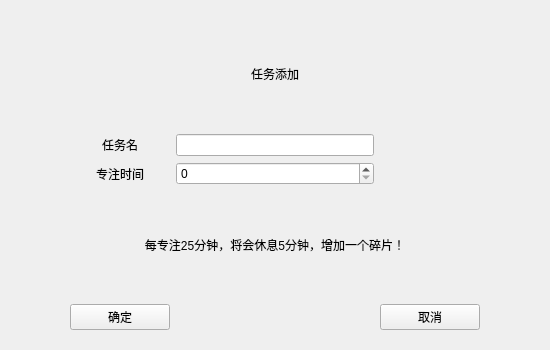
<?xml version="1.0" encoding="UTF-8"?>
<ui version="4.0">
 <class>AddNew_Widget</class>
 <widget class="QWidget" name="AddNew_Widget">
  <property name="geometry">
   <rect>
    <x>0</x>
    <y>0</y>
    <width>550</width>
    <height>350</height>
   </rect>
  </property>
  <property name="minimumSize">
   <size>
    <width>550</width>
    <height>350</height>
   </size>
  </property>
  <property name="maximumSize">
   <size>
    <width>550</width>
    <height>350</height>
   </size>
  </property>
  <property name="windowTitle">
   <string>Form</string>
  </property>
  <layout class="QHBoxLayout" name="horizontalLayout">
   <item>
    <widget class="QWidget" name="widget" native="true">
     <layout class="QGridLayout" name="gridLayout">
      <item row="0" column="3">
       <spacer name="horizontalSpacer_2">
        <property name="orientation">
         <enum>Qt::Horizontal</enum>
        </property>
        <property name="sizeType">
         <enum>QSizePolicy::Fixed</enum>
        </property>
        <property name="sizeHint" stdset="0">
         <size>
          <width>100</width>
          <height>10</height>
         </size>
        </property>
       </spacer>
      </item>
      <item row="2" column="0">
       <spacer name="horizontalSpacer_7">
        <property name="orientation">
         <enum>Qt::Horizontal</enum>
        </property>
        <property name="sizeType">
         <enum>QSizePolicy::Fixed</enum>
        </property>
        <property name="sizeHint" stdset="0">
         <size>
          <width>50</width>
          <height>20</height>
         </size>
        </property>
       </spacer>
      </item>
      <item row="4" column="3">
       <widget class="QPushButton" name="btn_AddNewCancel">
        <property name="text">
         <string>取消</string>
        </property>
       </widget>
      </item>
      <item row="2" column="2">
       <widget class="QSpinBox" name="sb_ConcentrationTime"/>
      </item>
      <item row="4" column="0">
       <spacer name="horizontalSpacer_5">
        <property name="orientation">
         <enum>Qt::Horizontal</enum>
        </property>
        <property name="sizeType">
         <enum>QSizePolicy::Fixed</enum>
        </property>
        <property name="sizeHint" stdset="0">
         <size>
          <width>50</width>
          <height>20</height>
         </size>
        </property>
       </spacer>
      </item>
      <item row="0" column="0">
       <spacer name="horizontalSpacer_8">
        <property name="orientation">
         <enum>Qt::Horizontal</enum>
        </property>
        <property name="sizeType">
         <enum>QSizePolicy::Fixed</enum>
        </property>
        <property name="sizeHint" stdset="0">
         <size>
          <width>50</width>
          <height>10</height>
         </size>
        </property>
       </spacer>
      </item>
      <item row="1" column="2">
       <widget class="QLineEdit" name="le_TaskName"/>
      </item>
      <item row="4" column="1">
       <widget class="QPushButton" name="btn_AddNewConfirm">
        <property name="text">
         <string>确定</string>
        </property>
       </widget>
      </item>
      <item row="1" column="1">
       <widget class="QLabel" name="label_3">
        <property name="text">
         <string>任务名</string>
        </property>
        <property name="alignment">
         <set>Qt::AlignCenter</set>
        </property>
       </widget>
      </item>
      <item row="2" column="1">
       <widget class="QLabel" name="label_4">
        <property name="text">
         <string>专注时间</string>
        </property>
        <property name="alignment">
         <set>Qt::AlignCenter</set>
        </property>
       </widget>
      </item>
      <item row="3" column="0">
       <spacer name="horizontalSpacer_6">
        <property name="orientation">
         <enum>Qt::Horizontal</enum>
        </property>
        <property name="sizeType">
         <enum>QSizePolicy::Fixed</enum>
        </property>
        <property name="sizeHint" stdset="0">
         <size>
          <width>50</width>
          <height>20</height>
         </size>
        </property>
       </spacer>
      </item>
      <item row="0" column="2">
       <widget class="QLabel" name="label">
        <property name="text">
         <string>任务添加</string>
        </property>
        <property name="alignment">
         <set>Qt::AlignCenter</set>
        </property>
       </widget>
      </item>
      <item row="0" column="1">
       <spacer name="horizontalSpacer">
        <property name="orientation">
         <enum>Qt::Horizontal</enum>
        </property>
        <property name="sizeType">
         <enum>QSizePolicy::Fixed</enum>
        </property>
        <property name="sizeHint" stdset="0">
         <size>
          <width>100</width>
          <height>10</height>
         </size>
        </property>
       </spacer>
      </item>
      <item row="0" column="4">
       <spacer name="horizontalSpacer_9">
        <property name="orientation">
         <enum>Qt::Horizontal</enum>
        </property>
        <property name="sizeType">
         <enum>QSizePolicy::Fixed</enum>
        </property>
        <property name="sizeHint" stdset="0">
         <size>
          <width>50</width>
          <height>10</height>
         </size>
        </property>
       </spacer>
      </item>
      <item row="1" column="4">
       <spacer name="horizontalSpacer_10">
        <property name="orientation">
         <enum>Qt::Horizontal</enum>
        </property>
        <property name="sizeType">
         <enum>QSizePolicy::Fixed</enum>
        </property>
        <property name="sizeHint" stdset="0">
         <size>
          <width>50</width>
          <height>20</height>
         </size>
        </property>
       </spacer>
      </item>
      <item row="2" column="4">
       <spacer name="horizontalSpacer_11">
        <property name="orientation">
         <enum>Qt::Horizontal</enum>
        </property>
        <property name="sizeType">
         <enum>QSizePolicy::Fixed</enum>
        </property>
        <property name="sizeHint" stdset="0">
         <size>
          <width>50</width>
          <height>20</height>
         </size>
        </property>
       </spacer>
      </item>
      <item row="1" column="0">
       <spacer name="horizontalSpacer_12">
        <property name="orientation">
         <enum>Qt::Horizontal</enum>
        </property>
        <property name="sizeType">
         <enum>QSizePolicy::Fixed</enum>
        </property>
        <property name="sizeHint" stdset="0">
         <size>
          <width>50</width>
          <height>20</height>
         </size>
        </property>
       </spacer>
      </item>
      <item row="3" column="4">
       <spacer name="horizontalSpacer_13">
        <property name="orientation">
         <enum>Qt::Horizontal</enum>
        </property>
        <property name="sizeType">
         <enum>QSizePolicy::Fixed</enum>
        </property>
        <property name="sizeHint" stdset="0">
         <size>
          <width>50</width>
          <height>20</height>
         </size>
        </property>
       </spacer>
      </item>
      <item row="4" column="4">
       <spacer name="horizontalSpacer_14">
        <property name="orientation">
         <enum>Qt::Horizontal</enum>
        </property>
        <property name="sizeType">
         <enum>QSizePolicy::Fixed</enum>
        </property>
        <property name="sizeHint" stdset="0">
         <size>
          <width>50</width>
          <height>20</height>
         </size>
        </property>
       </spacer>
      </item>
      <item row="4" column="2">
       <spacer name="horizontalSpacer_15">
        <property name="orientation">
         <enum>Qt::Horizontal</enum>
        </property>
        <property name="sizeType">
         <enum>QSizePolicy::Fixed</enum>
        </property>
        <property name="sizeHint" stdset="0">
         <size>
          <width>100</width>
          <height>20</height>
         </size>
        </property>
       </spacer>
      </item>
      <item row="3" column="1" colspan="3">
       <widget class="QLabel" name="label_2">
        <property name="text">
         <string>每专注25分钟，将会休息5分钟，增加一个碎片！</string>
        </property>
        <property name="alignment">
         <set>Qt::AlignCenter</set>
        </property>
       </widget>
      </item>
     </layout>
    </widget>
   </item>
  </layout>
 </widget>
 <resources/>
 <connections/>
</ui>
